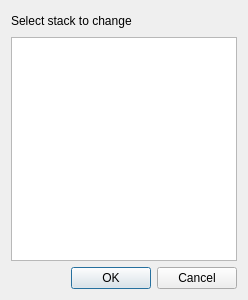
<?xml version="1.0" encoding="UTF-8"?>
<ui version="4.0">
 <class>selectStack</class>
 <widget class="QDialog" name="selectStack">
  <property name="geometry">
   <rect>
    <x>0</x>
    <y>0</y>
    <width>248</width>
    <height>300</height>
   </rect>
  </property>
  <property name="windowTitle">
   <string>Select stack</string>
  </property>
  <layout class="QVBoxLayout" name="verticalLayout">
   <item>
    <layout class="QHBoxLayout" name="horizontalLayout">
     <item>
      <widget class="QLabel" name="label">
       <property name="text">
        <string>Select stack to change</string>
       </property>
      </widget>
     </item>
     <item>
      <spacer name="horizontalSpacer">
       <property name="orientation">
        <enum>Qt::Horizontal</enum>
       </property>
       <property name="sizeHint" stdset="0">
        <size>
         <width>40</width>
         <height>20</height>
        </size>
       </property>
      </spacer>
     </item>
    </layout>
   </item>
   <item>
    <widget class="QListWidget" name="listWidget">
     <property name="editTriggers">
      <set>QAbstractItemView::NoEditTriggers</set>
     </property>
     <property name="selectionMode">
      <enum>QAbstractItemView::ExtendedSelection</enum>
     </property>
    </widget>
   </item>
   <item>
    <widget class="QDialogButtonBox" name="buttonBox">
     <property name="orientation">
      <enum>Qt::Horizontal</enum>
     </property>
     <property name="standardButtons">
      <set>QDialogButtonBox::Cancel|QDialogButtonBox::Ok</set>
     </property>
    </widget>
   </item>
  </layout>
 </widget>
 <resources/>
 <connections>
  <connection>
   <sender>buttonBox</sender>
   <signal>accepted()</signal>
   <receiver>selectStack</receiver>
   <slot>accept()</slot>
   <hints>
    <hint type="sourcelabel">
     <x>248</x>
     <y>254</y>
    </hint>
    <hint type="destinationlabel">
     <x>157</x>
     <y>274</y>
    </hint>
   </hints>
  </connection>
  <connection>
   <sender>buttonBox</sender>
   <signal>rejected()</signal>
   <receiver>selectStack</receiver>
   <slot>reject()</slot>
   <hints>
    <hint type="sourcelabel">
     <x>316</x>
     <y>260</y>
    </hint>
    <hint type="destinationlabel">
     <x>286</x>
     <y>274</y>
    </hint>
   </hints>
  </connection>
 </connections>
</ui>
